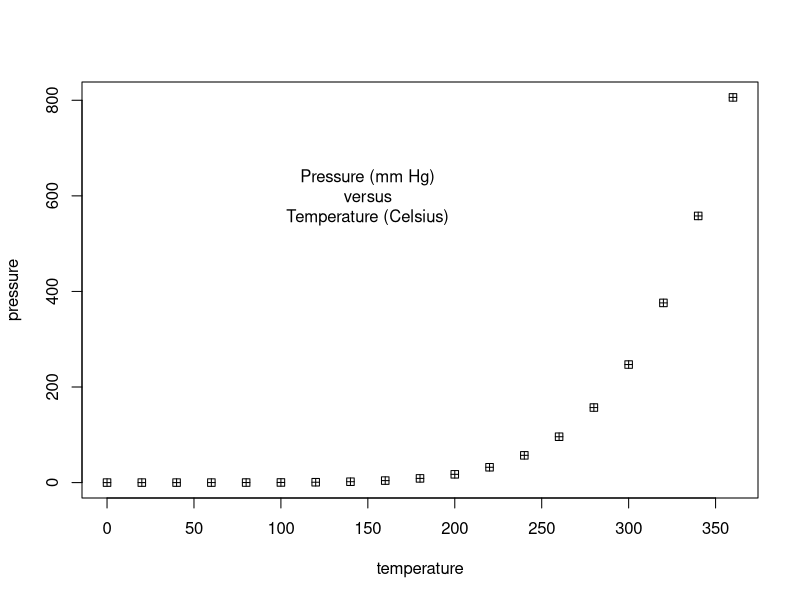
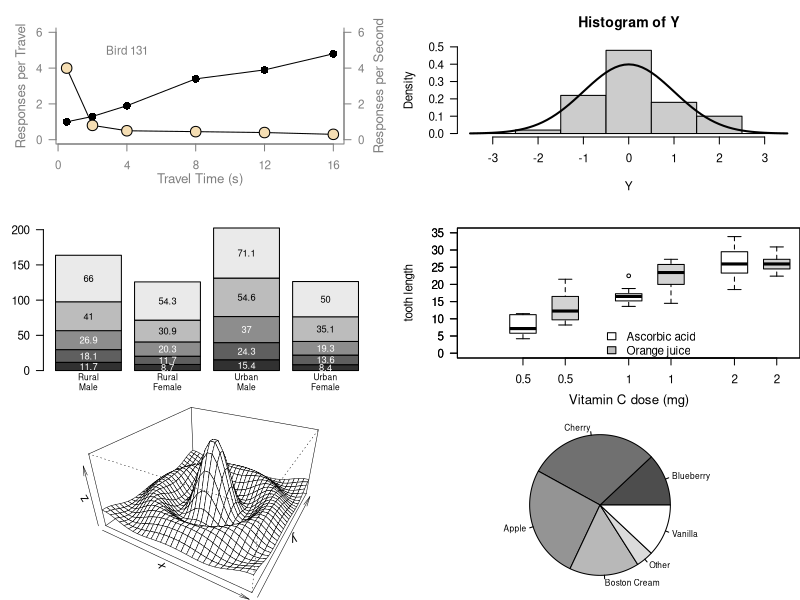
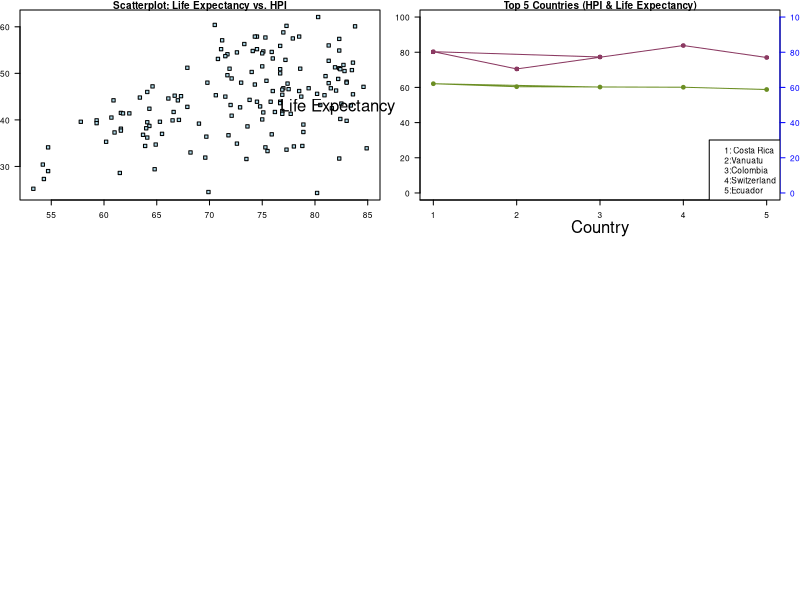
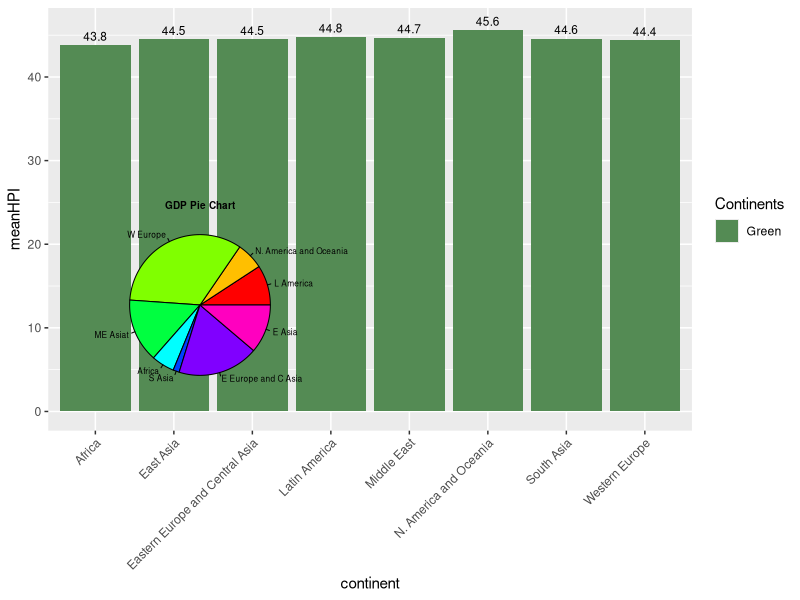

Reproduce these figures in R, in order.
## ---- chunk 1
### Paul Murrell's R examples (selected)

## Start plotting from basics 
# Note the order
plot(pressure, pch=12)  # Can you change pch? Changed from 16 to 12
text(150, 600, 
     "Pressure (mm Hg)\nversus\nTemperature (Celsius)")

#  Examples of standard high-level plots 
#  In each case, extra output is also added using low-level 
#  plotting functions.
# 

# Setting the parameter (3 rows by 2 cols)
par(mfrow=c(3, 2))

# Scatterplot
# Note the incremental additions


## ---- chunk 2
x <- c(0.5, 2, 4, 8, 12, 16)
y1 <- c(1, 1.3, 1.9, 3.4, 3.9, 4.8)
y2 <- c(4, .8, .5, .45, .4, .3)
# Setting label orientation, margins c(bottom, left, top, right) & text size
par(las=1, mar=c(4, 4, 2, 4), cex=.7) 
plot.new()
plot.window(range(x), c(0, 6))
lines(x, y1)
lines(x, y2)
points(x, y1, pch=16, cex=1.5) # Try different cex value?  
points(x, y2, pch=21, bg="wheat", cex=2)  # Different background color
par(col="gray50", fg="gray50", col.axis="gray50")
axis(1, at=seq(0, 16, 4)) # What is the first number standing for?
#The value 1 indicates that we are referring to the x-axis)
axis(2, at=seq(0, 6, 2))
axis(4, at=seq(0, 6, 2))
box(bty="u")
mtext("Travel Time (s)", side=1, line=2, cex=0.8)
mtext("Responses per Travel", side=2, line=2, las=0, cex=0.8)
mtext("Responses per Second", side=4, line=2, las=0, cex=0.8)
text(4, 5, "Bird 131")
par(mar=c(5.1, 4.1, 4.1, 2.1), col="black", fg="black", col.axis="black")
## ---- chunk 3
# Histogram
# Random data
Y <- rnorm(50)
# Make sure no Y exceed [-3.5, 3.5]
Y[Y < -3.5 | Y > 3.5] <- NA # Selection/set range
x <- seq(-3.5, 3.5, .1)
dn <- dnorm(x)
par(mar=c(4.5, 4.1, 3.1, 0))
hist(Y, breaks=seq(-3.5, 3.5), ylim=c(0, 0.5), 
     col="gray80", freq=FALSE)
lines(x, dnorm(x), lwd=2)
par(mar=c(5.1, 4.1, 4.1, 2.1))
## ---- chunk 4
# Barplot
par(mar=c(2, 3.1, 2, 2.1)) 
midpts <- barplot(VADeaths, 
                  col=gray(0.1 + seq(1, 9, 2)/11), 
                  names=rep("", 4))
mtext(sub(" ", "\n", colnames(VADeaths)),
      at=midpts, side=1, line=0.5, cex=0.5)
text(rep(midpts, each=5), apply(VADeaths, 2, cumsum) - VADeaths/2,
     VADeaths, 
     col=rep(c("white", "black"), times=3:2), 
     cex=0.8)
par(mar=c(5.1, 4.1, 4.1, 2.1))  
## ---- chunk 5
# Boxplot
par(mar=c(3, 4.1, 2, 0))
boxplot(len ~ dose, data = ToothGrowth,
        boxwex = 0.25, at = 1:3 - 0.2,
        subset= supp == "VC", col="white",
        xlab="",
        ylab="tooth length", ylim=c(0,35))
mtext("Vitamin C dose (mg)", side=1, line=2.5, cex=0.8)
boxplot(len ~ dose, data = ToothGrowth, add = TRUE,
        boxwex = 0.25, at = 1:3 + 0.2,
        
        subset= supp == "OJ")
legend(1.5, 9, c("Ascorbic acid", "Orange juice"), 
       fill = c("white", "gray"), 
       bty="n")
par(mar=c(5.1, 4.1, 4.1, 2.1))
## ---- chunk 6
# Persp
x <- seq(-10, 10, length= 30)
y <- x
f <- function(x,y) { r <- sqrt(x^2+y^2); 10 * sin(r)/r }
z <- outer(x, y, f)
z[is.na(z)] <- 1
# 0.5 to include z axis label
par(mar=c(0, 0.5, 0, 0), lwd=0.5)
persp(x, y, z, theta = 30, phi = 30, 
      expand = 0.5)
par(mar=c(5.1, 4.1, 4.1, 2.1), lwd=1)

# Piechart
par(mar=c(0, 2, 1, 2), xpd=FALSE, cex=0.5)
pie.sales <- c(0.12, 0.3, 0.26, 0.16, 0.04, 0.12)
names(pie.sales) <- c("Blueberry", "Cherry",
                      "Apple", "Boston Cream", "Other", "Vanilla")
pie(pie.sales, col = gray(seq(0.3,1.0,length=6))) 
## ---- chunk 7
library(readr)
hpindex <- read_csv("hpi3.csv") #import the csv file

lifeexpec <- hpindex$`LIFE EXPECTANCY`
hpi <- hpindex$HPI
gdp <- hpindex$`GDP PER CAPITA`
webg <- hpindex$`WELL BEING`
ecofoot <- hpindex$`ECOLOGICAL FOOTPRINT`
cont <- hpindex$CONTINENT

# Scatterplot
plot(lifeexpec, hpi, xlab = "Life Expectancy", ylab = "Happy Planet Index", pch=22, bg="lightblue")
title("Scatterplot: Life Expectancy vs. HPI")
#xlabel <- "Life Expectancy"
#ylabel <- "Happy Planet Index"
#text((lifeexpec),(hpi), labels = c(xlabel, ylabel), pos = 0.5)
## ---- chunk 8
x <- c(3, 1, 2, 4, 5)
y1 <- c(77.3, 80.3, 70.5, 83.8, 77.0)
y2 <- c(60.2, 62.1,60.4, 60.1, 58.8)

plot(x, y1, pch=15, axes=FALSE, xlab="", ylab="", ylim=c(0,100),col="hotpink4", main="Top 5 Countries (HPI & Life Expectancy)")
axis(2, ylim=c(0,10),col="black",las=1)
mtext("Life Expectancy",side=2,line=2.5)
box()

par(new=TRUE)

plot(x, y2, pch=16,  xlab="", ylab="", ylim=c(0,100), 
     axes=FALSE, col="olivedrab")

mtext("Happiness Index",side=4,line=3) 
axis(4, ylim=c(0,100), col="blue",col.axis="blue",las=1)

axis(1, at= seq(0, 5, 1))
mtext("Country",side=1,col="black",line=2.5) 

lines(x, y1, type = "o", col = "hotpink4")

lines(x, y2, type = "o", col = "olivedrab")


legend("bottomright",legend=c("1: Costa Rica","2:Vanuatu", "3:Colombia", "4:Switzerland","5:Ecuador"))
## ---- chunk 9
#barplot
library(ggplot2)

data <- data.frame(
  continent = c("Latin America", "N. America and Oceania", "Western Europe", "Middle East",
                 "Africa", "South Asia", "Eastern Europe and Central Asia", "East Asia"),
  meanHPI = c(44.8, 45.6, 44.4, 44.7, 43.8, 44.6, 44.5, 44.5)
)

ggplot(data, aes(x = continent, y = meanHPI, fill = "Green")) +
  geom_bar(stat = "identity") +
  ylim(0, 46) +
  geom_text(aes(label = meanHPI), vjust = -0.5, size = 3) + # Add labels above bars
  theme(axis.text.x = element_text(angle = 45, hjust = 1)) +   # Rotate x-axis labels
  scale_fill_manual(values = "palegreen4") +  # Set bar color to green
  labs(fill = "Continents")  # Remove the legend title for fill


## ---- chunk 10
#piechart
x <- c(300991, 204169, 1092620, 478310, 172329, 46536, 607281, 366241)
labels <- c("L America","N. America and Oceania","W Europe","ME Asiat",
         "Africa","S Asia", "E Europe and C Asia", "E Asia")

# Give the chart file a name.
#png(file = "city_title_colours.jpg")

# Plot the chart with title and rainbow color pallet.
pie(x, labels, main = "GDP Pie Chart", col = rainbow(length(x)))
